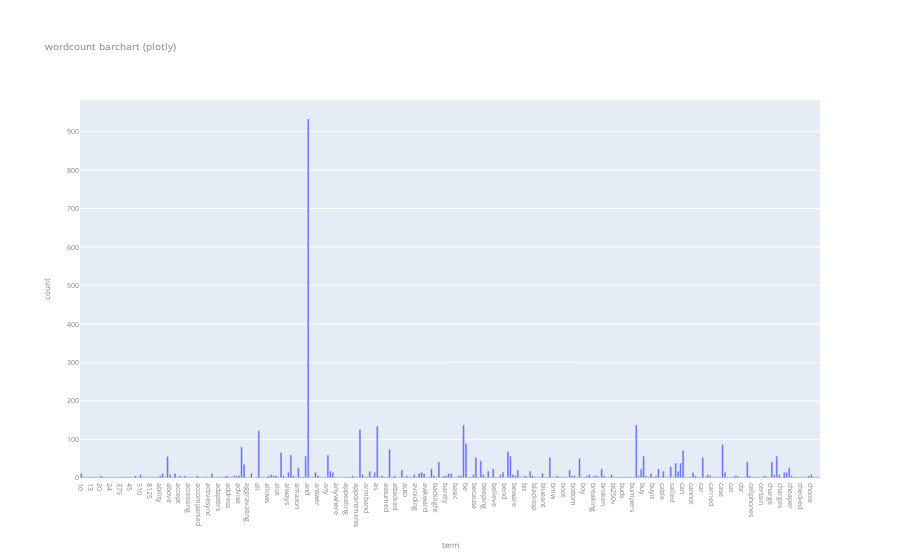
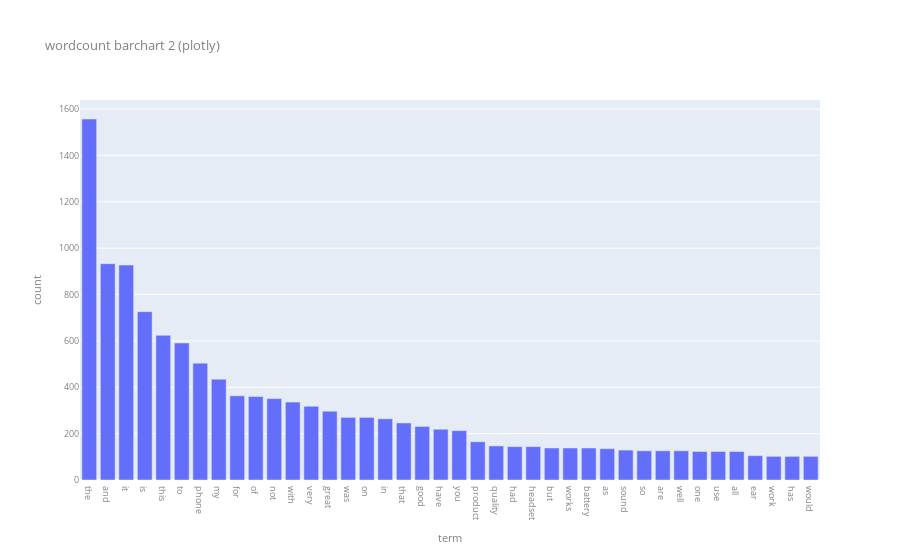
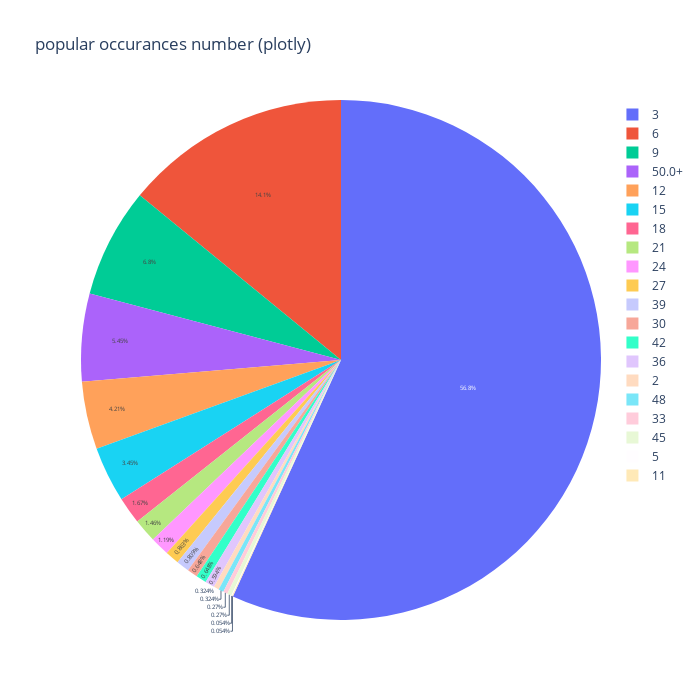
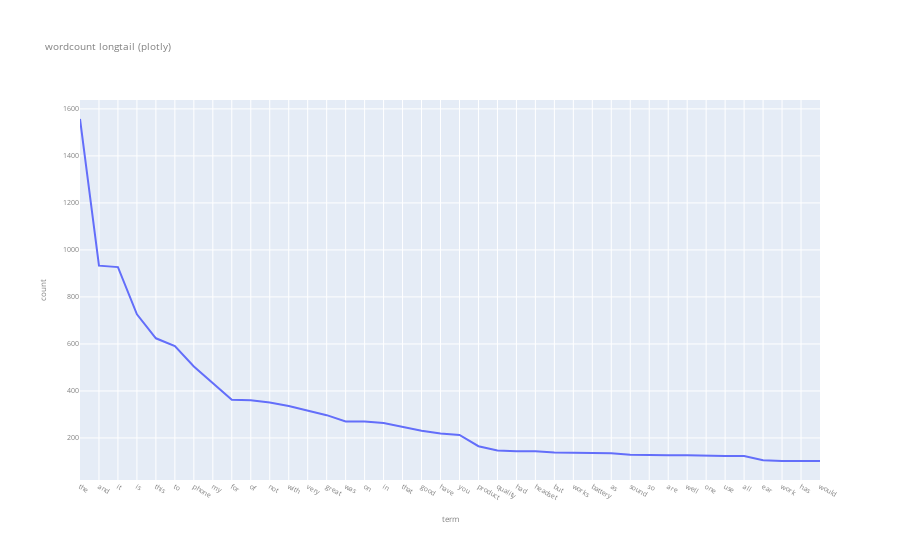

Notebook code cell kept with these figures, in order:
### Code cell
### PART 2- relevant exercises on new db ###

#TODO: add classifications by score instead of file name

#Exercise 8 #
X_sample_new = X_new.sample(n=1000,random_state=42)

new_data_sample = getSortedSeries(X_sample_new, "source_name") # this function was defines in the 1st part
new_data_full = getSortedSeries(X_new, "source_name")
upper_bound = max(new_data_full + 50)

data_as_frame_new = pd.DataFrame({
    "data": new_data_full.values,
    "sample": new_data_sample.values
    },
    index= new_data_full.index
)

data_as_frame_new.plot(kind="bar",
    title = 'file distribution',
    ylim = [0, upper_bound], 
    rot = 0, fontsize = 12, figsize = (7,4)
)


#Exercise 10#
match_table_new = X_counts_new[0:5, 0:100].toarray()
print(find_non_zero_words(match_table_new, count_vect_new))

#Exercise 12#
X_reduced_new = PCA(n_components = 3).fit_transform(X_counts_new.toarray())

def plot_new_content(axis):
    for c, filename in zip(col, filenames):
        xs = X_reduced_new[X_new['source_name'] == filename].T[0]
        ys = X_reduced_new[X_new['source_name'] == filename].T[1]
        zs = X_reduced_new[X_new['source_name'] == filename].T[2]
    
        axis.scatter3D(xs, ys, zs, c = c, marker='o')

        axis.grid(color='gray', linestyle=':', linewidth=2, alpha=0.2)
        axis.set_xlabel('\nX Label')
        axis.set_ylabel('\nY Label')
        axis.set_zlabel('\nZ Label')


# plot
fig = plt.figure(figsize = (25,10))

ax_new = fig.add_subplot(1, 2, 1, projection='3d')
plot_new_content(ax_new)
ax_new.view_init(12, -23)

bx_new = fig.add_subplot(1, 3, 2, projection='3d')
plot_new_content(bx_new)
bx_new.view_init(12, 40)

cx_new = fig.add_subplot(1, 3, 3, projection='3d')
plot_new_content(cx_new)
cx_new.view_init(15, 200)

plt.show()
#TODO: check angles and colors

#Exercise 13#
bar_df_new = pd.DataFrame(dict(
    term = count_vect_new.get_feature_names_out(),
    count = term_frequencies_new))

fig = px.bar(bar_df_new[:300], x = 'term', y = 'count',
             title = "wordcount barchart (plotly)")
fig.update_layout(
    font=dict(
        size=7,
        color="gray"
    )
)

fig.show()

#Exercise 14#

# 1st way: remove outliars with few occurrences, then sort the much smaller dataframe and view the top values
fig = px.bar(bar_df_new[bar_df_new['count'] > MIN_AMOUNT].sort_values(by="count", ascending=False)[:100],
             x = 'term', y = 'count',
             title = "wordcount barchart 2 (plotly)")
fig.update_layout(
    font=dict(
        size=9,
        color="gray"
    )
)
fig.show()


# 2nd way: sum up the amout of terms appearing a certain amount of times. the logic was explained in the 1st part.

# group the terms by the amount of times they appear in the db, the split into 2 groups farther group the more common words to 1 row (to be added as 1 to the unfrequent list)
by_terms_amount_new = pd.DataFrame(bar_df_new.groupby('count').apply(lambda x:[x["count"].iloc[0], len(x["term"]), x["term"].tolist()]).tolist(), 
                               columns=["count_per_term", "term_count", "terms"])
top_unfreq_occurances_new = by_terms_amount_new[by_terms_amount_new["count_per_term"] < (MIN_AMOUNT)/2]
top_freq_occurances_new = by_terms_amount_new[by_terms_amount_new["count_per_term"] >= (MIN_AMOUNT)/2]
freq_occurances_terms_new = list(reduce(lambda x, y: x + y, top_freq_occurances_new["terms"], []))
additional_row_new = pd.DataFrame(dict(
    count_per_term= str((MIN_AMOUNT)/2)+"+",
    term_count= len(freq_occurances_terms_new), 
    terms= [freq_occurances_terms_new]))
df_occurances_new = pd.concat([top_unfreq_occurances_new,additional_row_new])

df_occurances_new["string_for_hover"] = by_terms_amount_new["terms"].apply(lambda x : (minimize_list(x, "<br>", MAX_VALUES_IN_STRING)))

# create the plot itself
fig = px.pie(df_occurances_new, values = 'term_count', names="count_per_term",
             custom_data =['string_for_hover'],
             title = "popular occurances number (plotly)")
fig.update_layout(
    autosize=False,
    width=700,
    height=700
)
fig.update_traces(textinfo="percent", textfont_size=6,
    hovertemplate='amount of terms in category: %{value}<br>occurrences for each term: %{label}<br>relevant terms: %{customdata[0]}')

fig.show()

#Exercise 15#
fig = px.line(bar_df_new[bar_df_new['count'] > MIN_AMOUNT].sort_values(by="count", ascending=False)[:300],
             x = 'term', y = 'count',
             title = "wordcount longtail (plotly)")
fig.update_layout(
    font=dict(
        size=7,
        color="gray"
    )
)

fig.show()

#Exercise 16#
mlb_new = preprocessing.LabelBinarizer()
mlb_new.fit(X_new.source_name)

X_new['bin_category'] = mlb_new.transform(X_new['source_name']).tolist()
X_new[0:9]

### Figure 1 — Plotly figure (JSON) as saved in the notebook; plotly's stock layout.template omitted (floating-point values rounded to 4 significant figures; data arrays with more than 128 entries replaced by an {"elided": "..."} marker saying what was removed)
{"data": [{"alignmentgroup": "True", "hovertemplate": "term=%{x}<br>count=%{y}<extra></extra>", "legendgroup": "", "marker": {"color": "#636efa", "pattern": {"shape": ""}}, "name": "", "offsetgroup": "", "orientation": "v", "showlegend": false, "textposition": "auto", "type": "bar", "x": {"elided": "300 str values"}, "xaxis": "x", "y": {"elided": "300 int values"}, "yaxis": "y"}], "layout": {"barmode": "relative", "font": {"color": "gray", "size": 7}, "legend": {"tracegroupgap": 0}, "title": {"text": "wordcount barchart (plotly)"}, "xaxis": {"anchor": "y", "domain": [0, 1], "title": {"text": "term"}}, "yaxis": {"anchor": "x", "domain": [0, 1], "title": {"text": "count"}}}}

### Figure 2 — Plotly figure (JSON) as saved in the notebook; plotly's stock layout.template omitted (floating-point values rounded to 4 significant figures)
{"data": [{"alignmentgroup": "True", "hovertemplate": "term=%{x}<br>count=%{y}<extra></extra>", "legendgroup": "", "marker": {"color": "#636efa", "pattern": {"shape": ""}}, "name": "", "offsetgroup": "", "orientation": "v", "showlegend": false, "textposition": "auto", "type": "bar", "x": ["the", "and", "it", "is", "this", "to", "phone", "my", "for", "of", "not", "with", "very", "great", "was", "on", "in", "that", "good", "have", "you", "product", "quality", "had", "headset", "but", "works", "battery", "as", "sound", "so", "are", "well", "one", "use", "all", "ear", "work", "has", "would"], "xaxis": "x", "y": [1557, 933, 927, 726, 624, 591, 504, 435, 363, 360, 351, 336, 318, 297, 270, 270, 264, 246, 231, 219, 213, 165, 147, 144, 144, 138, 138, 138, 135, 129, 126, 126, 126, 123, 123, 123, 105, 102, 102, 102], "yaxis": "y"}], "layout": {"barmode": "relative", "font": {"color": "gray", "size": 9}, "legend": {"tracegroupgap": 0}, "title": {"text": "wordcount barchart 2 (plotly)"}, "xaxis": {"anchor": "y", "domain": [0, 1], "title": {"text": "term"}}, "yaxis": {"anchor": "x", "domain": [0, 1], "title": {"text": "count"}}}}

### Figure 3 — Plotly figure (JSON) as saved in the notebook; plotly's stock layout.template omitted (floating-point values rounded to 4 significant figures)
{"data": [{"customdata": [["aimless<br>distressed<br>drifting<br>man<br>movie<br>young"], ["100<br>11<br>12<br>13<br>15<br>15g<br>18<br>2000<br>2005<br>2160<br>24<br>2mp<br>325<br>350<br>375..."], ["moving"], ["20<br>50<br>ability<br>accept<br>access<br>accidentally<br>additional<br>adorable<br>advertised<br>advise<br>allows<br>alone<br>along<br>although<br>amazed..."], ["510<br>above<br>almost<br>area<br>avoid<br>beautiful<br>beep<br>below<br>between<br>break<br>bt<br>care<br>charged<br>chargers<br>choice..."], ["slow"], ["10<br>able<br>absolutely<br>actually<br>ago<br>away<br>awful<br>bargain<br>bars<br>blue<br>buying<br>cingular<br>clip<br>comes<br>comfortably..."], ["always<br>another<br>anything<br>arrived<br>awesome<br>belt<br>cannot<br>cases<br>charging<br>charm<br>clarity<br>color<br>connection<br>couple<br>data..."], ["anyone<br>around<br>before<br>black<br>cable<br>came<br>crap<br>difficult<br>ears<br>end<br>every<br>find<br>go<br>going<br>hands..."], ["audio<br>big<br>both<br>company<br>completely<br>didn<br>down<br>dropped<br>gets<br>headsets<br>internet<br>looking<br>loud<br>most<br>nokia..."], ["back<br>being<br>broke<br>buttons<br>by<br>found<br>horrible<br>jabra<br>junk<br>last<br>light<br>little<br>look<br>never<br>small..."], ["amazon<br>cheap<br>cool<br>customer<br>days<br>everything<br>highly<br>how<br>however<br>impressed<br>lot<br>low<br>months<br>verizon<br>wear..."], ["call<br>couldn<br>disappointed<br>into<br>looks<br>over<br>people<br>phones<br>pretty<br>screen<br>terrible<br>think"], ["design<br>fits<br>makes<br>plug<br>working"], ["again<br>clear<br>fit<br>hear<br>make<br>much<br>other<br>problems<br>right<br>using<br>volume"], ["calls<br>camera<br>device<br>enough<br>far<br>fine<br>got<br>life<br>long<br>motorola<br>piece<br>problem<br>same<br>them<br>thing"], ["bad<br>cell<br>charge<br>few<br>made<br>off<br>purchase<br>still<br>two<br>waste<br>while<br>worst"], ["been<br>happy<br>poor<br>which<br>will"], ["comfortable<br>could<br>did<br>doesn<br>its<br>used"], ["aimless<br>distressed<br>drifting<br>man<br>movie<br>young"]], "domain": {"x": [0, 1], "y": [0, 1]}, "hovertemplate": "amount of terms in category: %{value}<br>occurrences for each term: %{label}<br>relevant terms: %{customdata[0]}", "labels": [2, 3, 5, 6, 9, 11, 12, 15, 18, 21, 24, 27, 30, 33, 36, 39, 42, 45, 48, "50.0+"], "legendgroup": "", "name": "", "showlegend": true, "textfont": {"size": 6}, "textinfo": "percent", "type": "pie", "values": [6, 1053, 1, 261, 126, 1, 78, 64, 31, 27, 22, 16, 12, 5, 11, 15, 12, 5, 6, 101]}], "layout": {"autosize": false, "height": 700, "legend": {"tracegroupgap": 0}, "title": {"text": "popular occurances number (plotly)"}, "width": 700}}

### Figure 4 — Plotly figure (JSON) as saved in the notebook; plotly's stock layout.template omitted (floating-point values rounded to 4 significant figures)
{"data": [{"hovertemplate": "term=%{x}<br>count=%{y}<extra></extra>", "legendgroup": "", "line": {"color": "#636efa", "dash": "solid"}, "marker": {"symbol": "circle"}, "mode": "lines", "name": "", "orientation": "v", "showlegend": false, "type": "scatter", "x": ["the", "and", "it", "is", "this", "to", "phone", "my", "for", "of", "not", "with", "very", "great", "was", "on", "in", "that", "good", "have", "you", "product", "quality", "had", "headset", "but", "works", "battery", "as", "sound", "so", "are", "well", "one", "use", "all", "ear", "work", "has", "would"], "xaxis": "x", "y": [1557, 933, 927, 726, 624, 591, 504, 435, 363, 360, 351, 336, 318, 297, 270, 270, 264, 246, 231, 219, 213, 165, 147, 144, 144, 138, 138, 138, 135, 129, 126, 126, 126, 123, 123, 123, 105, 102, 102, 102], "yaxis": "y"}], "layout": {"font": {"color": "gray", "size": 7}, "legend": {"tracegroupgap": 0}, "title": {"text": "wordcount longtail (plotly)"}, "xaxis": {"anchor": "y", "domain": [0, 1], "title": {"text": "term"}}, "yaxis": {"anchor": "x", "domain": [0, 1], "title": {"text": "count"}}}}
